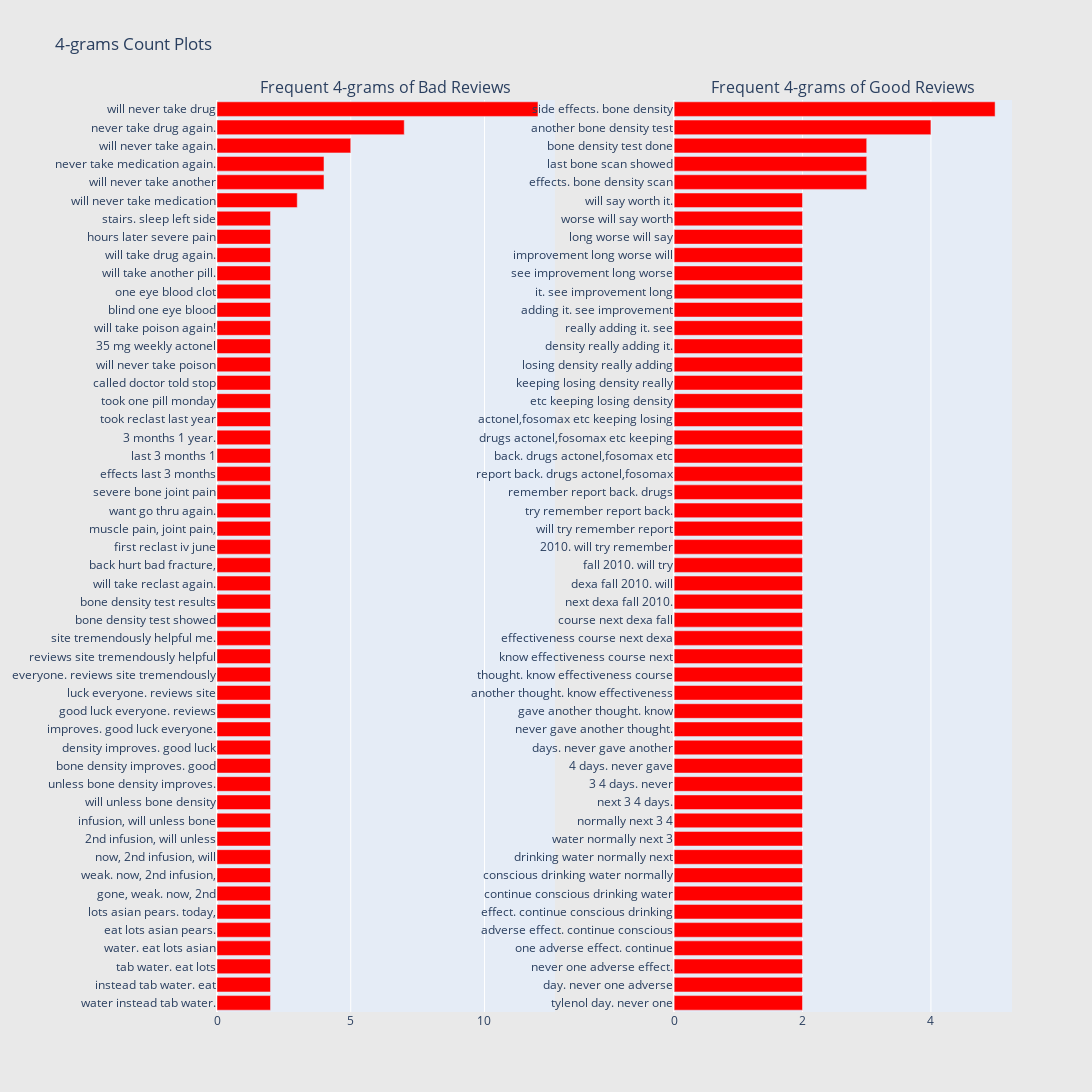

Notebook source saved alongside this figure:
### Markdown cell above
# 4-Gram

### Code cell
freq_dict = defaultdict(int)
for sent in bad_df["Reviews"]:
    for word in generate_ngrams(sent,4):
        freq_dict[word] += 1
fd_sorted = pd.DataFrame(sorted(freq_dict.items(), key=lambda x: x[1])[::-1])
fd_sorted.columns = ["word", "wordcount"]
trace1 = horizontal_bar_chart(fd_sorted.head(50), 'red')

freq_dict = defaultdict(int)
for sent in good_df["Reviews"]:
    for word in generate_ngrams(sent,4):
        freq_dict[word] += 1
fd_sorted = pd.DataFrame(sorted(freq_dict.items(), key=lambda x: x[1])[::-1])
fd_sorted.columns = ["word", "wordcount"]
trace2 = horizontal_bar_chart(fd_sorted.head(50), 'red')

# Creating two subplots
fig = tools.make_subplots(rows=1, cols=2, vertical_spacing=0.04,horizontal_spacing=0.15,
                          subplot_titles=["Frequent 4-grams of Bad Reviews", 
                                          "Frequent 4-grams of Good Reviews"])
fig.append_trace(trace1, 1, 1)
fig.append_trace(trace2, 1, 2)
fig['layout'].update(height=1200, width=1600, paper_bgcolor='rgb(233,233,233)', title="4-grams Count Plots")
py.iplot(fig, filename='word-plots')

### Figure 1 — Plotly figure (JSON) as saved in the notebook; plotly's stock layout.template omitted (floating-point values rounded to 4 significant figures)
{"data": [{"marker": {"color": "red"}, "orientation": "h", "showlegend": false, "type": "bar", "x": [2, 2, 2, 2, 2, 2, 2, 2, 2, 2, 2, 2, 2, 2, 2, 2, 2, 2, 2, 2, 2, 2, 2, 2, 2, 2, 2, 2, 2, 2, 2, 2, 2, 2, 2, 2, 2, 2, 2, 2, 2, 2, 2, 2, 3, 4, 4, 5, 7, 12], "xaxis": "x", "y": ["water instead tab water.", "instead tab water. eat", "tab water. eat lots", "water. eat lots asian", "eat lots asian pears.", "lots asian pears. today,", "gone, weak. now, 2nd", "weak. now, 2nd infusion,", "now, 2nd infusion, will", "2nd infusion, will unless", "infusion, will unless bone", "will unless bone density", "unless bone density improves.", "bone density improves. good", "density improves. good luck", "improves. good luck everyone.", "good luck everyone. reviews", "luck everyone. reviews site", "everyone. reviews site tremendously", "reviews site tremendously helpful", "site tremendously helpful me.", "bone density test showed", "bone density test results", "will take reclast again.", "back hurt bad fracture,", "first reclast iv june", "muscle pain, joint pain,", "want go thru again.", "severe bone joint pain", "effects last 3 months", "last 3 months 1", "3 months 1 year.", "took reclast last year", "took one pill monday", "called doctor told stop", "will never take poison", "35 mg weekly actonel", "will take poison again!", "blind one eye blood", "one eye blood clot", "will take another pill.", "will take drug again.", "hours later severe pain", "stairs. sleep left side", "will never take medication", "will never take another", "never take medication again.", "will never take again.", "never take drug again.", "will never take drug"], "yaxis": "y"}, {"marker": {"color": "red"}, "orientation": "h", "showlegend": false, "type": "bar", "x": [2, 2, 2, 2, 2, 2, 2, 2, 2, 2, 2, 2, 2, 2, 2, 2, 2, 2, 2, 2, 2, 2, 2, 2, 2, 2, 2, 2, 2, 2, 2, 2, 2, 2, 2, 2, 2, 2, 2, 2, 2, 2, 2, 2, 2, 3, 3, 3, 4, 5], "xaxis": "x2", "y": ["tylenol day. never one", "day. never one adverse", "never one adverse effect.", "one adverse effect. continue", "adverse effect. continue conscious", "effect. continue conscious drinking", "continue conscious drinking water", "conscious drinking water normally", "drinking water normally next", "water normally next 3", "normally next 3 4", "next 3 4 days.", "3 4 days. never", "4 days. never gave", "days. never gave another", "never gave another thought.", "gave another thought. know", "another thought. know effectiveness", "thought. know effectiveness course", "know effectiveness course next", "effectiveness course next dexa", "course next dexa fall", "next dexa fall 2010.", "dexa fall 2010. will", "fall 2010. will try", "2010. will try remember", "will try remember report", "try remember report back.", "remember report back. drugs", "report back. drugs actonel,fosomax", "back. drugs actonel,fosomax etc", "drugs actonel,fosomax etc keeping", "actonel,fosomax etc keeping losing", "etc keeping losing density", "keeping losing density really", "losing density really adding", "density really adding it.", "really adding it. see", "adding it. see improvement", "it. see improvement long", "see improvement long worse", "improvement long worse will", "long worse will say", "worse will say worth", "will say worth it.", "effects. bone density scan", "last bone scan showed", "bone density test done", "another bone density test", "side effects. bone density"], "yaxis": "y2"}], "layout": {"annotations": [{"font": {"size": 16}, "showarrow": false, "text": "Frequent 4-grams of Bad Reviews", "x": 0.2125, "xanchor": "center", "xref": "paper", "y": 1, "yanchor": "bottom", "yref": "paper"}, {"font": {"size": 16}, "showarrow": false, "text": "Frequent 4-grams of Good Reviews", "x": 0.7875, "xanchor": "center", "xref": "paper", "y": 1, "yanchor": "bottom", "yref": "paper"}], "height": 1200, "paper_bgcolor": "rgb(233,233,233)", "title": {"text": "4-grams Count Plots"}, "width": 1600, "xaxis": {"anchor": "y", "domain": [0, 0.425]}, "xaxis2": {"anchor": "y2", "domain": [0.575, 1]}, "yaxis": {"anchor": "x", "domain": [0, 1]}, "yaxis2": {"anchor": "x2", "domain": [0, 1]}}}
